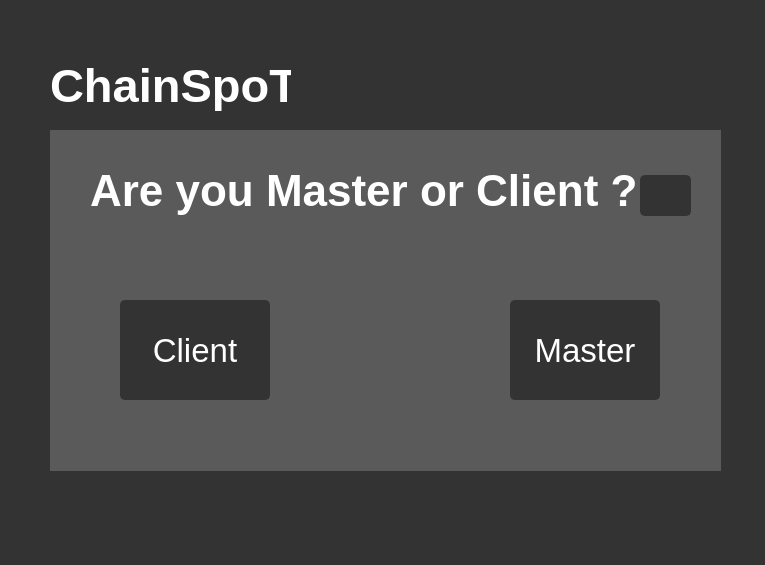
<?xml version="1.0" encoding="UTF-8"?>
<ui version="4.0">
 <class>Form</class>
 <widget class="QWidget" name="Form">
  <property name="geometry">
   <rect>
    <x>0</x>
    <y>0</y>
    <width>765</width>
    <height>565</height>
   </rect>
  </property>
  <property name="windowTitle">
   <string>Form</string>
  </property>
  <property name="styleSheet">
   <string notr="true">background-color: rgb(51,51,51);</string>
  </property>
  <widget class="QPushButton" name="bn_close">
   <property name="geometry">
    <rect>
     <x>710</x>
     <y>0</y>
     <width>55</width>
     <height>55</height>
    </rect>
   </property>
   <property name="maximumSize">
    <size>
     <width>55</width>
     <height>55</height>
    </size>
   </property>
   <property name="toolTip">
    <string>Close</string>
   </property>
   <property name="styleSheet">
    <string notr="true">QPushButton {
	border: none;
	background-color: rgba(0,0,0,0);
}
QPushButton:hover {
	background-color: rgb(0,143,150);
}
QPushButton:pressed {	
	background-color: rgba(0,0,0,0);
}</string>
   </property>
   <property name="text">
    <string/>
   </property>
   <property name="icon">
    <iconset>
     <normaloff>../Minimalistic-Flat-Modern-GUI-Template-master/icons/1x/closeAsset 43.png</normaloff>../Minimalistic-Flat-Modern-GUI-Template-master/icons/1x/closeAsset 43.png</iconset>
   </property>
   <property name="iconSize">
    <size>
     <width>22</width>
     <height>22</height>
    </size>
   </property>
   <property name="flat">
    <bool>true</bool>
   </property>
  </widget>
  <widget class="QPushButton" name="bn_min">
   <property name="geometry">
    <rect>
     <x>650</x>
     <y>0</y>
     <width>55</width>
     <height>55</height>
    </rect>
   </property>
   <property name="maximumSize">
    <size>
     <width>55</width>
     <height>55</height>
    </size>
   </property>
   <property name="toolTip">
    <string>Minimize</string>
   </property>
   <property name="styleSheet">
    <string notr="true">QPushButton {
	border: none;
	background-color: rgba(0,0,0,0);
}
QPushButton:hover {
	background-color: rgb(0,143,150);
}
QPushButton:pressed {	
	background-color: rgba(0,0,0,0);
}</string>
   </property>
   <property name="text">
    <string/>
   </property>
   <property name="icon">
    <iconset>
     <normaloff>../Minimalistic-Flat-Modern-GUI-Template-master/icons/1x/hideAsset 53.png</normaloff>../Minimalistic-Flat-Modern-GUI-Template-master/icons/1x/hideAsset 53.png</iconset>
   </property>
   <property name="iconSize">
    <size>
     <width>22</width>
     <height>22</height>
    </size>
   </property>
   <property name="flat">
    <bool>true</bool>
   </property>
  </widget>
  <widget class="QGroupBox" name="groupBox">
   <property name="geometry">
    <rect>
     <x>50</x>
     <y>130</y>
     <width>671</width>
     <height>341</height>
    </rect>
   </property>
   <property name="styleSheet">
    <string notr="true">background-color: rgb(91,90,90);
border:0px;</string>
   </property>
   <property name="title">
    <string/>
   </property>
   <widget class="QPushButton" name="pushButton_4">
    <property name="geometry">
     <rect>
      <x>460</x>
      <y>170</y>
      <width>150</width>
      <height>100</height>
     </rect>
    </property>
    <property name="font">
     <font>
      <pointsize>25</pointsize>
     </font>
    </property>
    <property name="styleSheet">
     <string notr="true">QPushButton {
	border: 2px solid rgb(51,51,51);
	border-radius: 5px;	
	color:rgb(255,255,255);
	background-color: rgb(51,51,51);
}
QPushButton:hover {
	border: 2px solid rgb(0,143,150);
	background-color: rgb(0,143,150);
}
QPushButton:pressed {	
	border: 2px solid rgb(0,143,150);
	background-color: rgb(51,51,51);
}

QPushButton:disabled {	
	border-radius: 5px;	
	border: 2px solid rgb(112,112,112);
	background-color: rgb(112,112,112);
}</string>
    </property>
    <property name="text">
     <string>Master</string>
    </property>
   </widget>
   <widget class="QPushButton" name="pushButton_5">
    <property name="geometry">
     <rect>
      <x>70</x>
      <y>170</y>
      <width>150</width>
      <height>100</height>
     </rect>
    </property>
    <property name="font">
     <font>
      <pointsize>25</pointsize>
     </font>
    </property>
    <property name="styleSheet">
     <string notr="true">QPushButton {
	border: 2px solid rgb(51,51,51);
	border-radius: 5px;	
	color:rgb(255,255,255);
	background-color: rgb(51,51,51);
}
QPushButton:hover {
	border: 2px solid rgb(0,143,150);
	background-color: rgb(0,143,150);
}
QPushButton:pressed {	
	border: 2px solid rgb(0,143,150);
	background-color: rgb(51,51,51);
}

QPushButton:disabled {	
	border-radius: 5px;	
	border: 2px solid rgb(112,112,112);
	background-color: rgb(112,112,112);
}</string>
    </property>
    <property name="text">
     <string>Client</string>
    </property>
   </widget>
   <widget class="QLabel" name="label_20">
    <property name="geometry">
     <rect>
      <x>40</x>
      <y>30</y>
      <width>581</width>
      <height>61</height>
     </rect>
    </property>
    <property name="minimumSize">
     <size>
      <width>100</width>
      <height>0</height>
     </size>
    </property>
    <property name="font">
     <font>
      <family>Segoe UI</family>
      <pointsize>33</pointsize>
      <weight>75</weight>
      <bold>true</bold>
     </font>
    </property>
    <property name="styleSheet">
     <string notr="true">color:rgb(255,255,255);</string>
    </property>
    <property name="text">
     <string>Are you Master or Client ?</string>
    </property>
   </widget>
   <widget class="QPushButton" name="pushButton_6">
    <property name="geometry">
     <rect>
      <x>590</x>
      <y>45</y>
      <width>51</width>
      <height>41</height>
     </rect>
    </property>
    <property name="font">
     <font>
      <pointsize>12</pointsize>
     </font>
    </property>
    <property name="styleSheet">
     <string notr="true">QPushButton {
	border: 2px solid rgb(51,51,51);
	border-radius: 5px;	
	color:rgb(255,255,255);
	background-color: rgb(51,51,51);
}
QPushButton:hover {
	border: 2px solid rgb(0,143,150);
	background-color: rgb(0,143,150);
}
QPushButton:pressed {	
	border: 2px solid rgb(0,143,150);
	background-color: rgb(51,51,51);
}

QPushButton:disabled {	
	border-radius: 5px;	
	border: 2px solid rgb(112,112,112);
	background-color: rgb(112,112,112);
}</string>
    </property>
    <property name="text">
     <string/>
    </property>
    <property name="icon">
     <iconset resource="Icons.qrc">
      <normaloff>:/Icons/information.png</normaloff>:/Icons/information.png</iconset>
    </property>
    <property name="iconSize">
     <size>
      <width>35</width>
      <height>35</height>
     </size>
    </property>
   </widget>
  </widget>
  <widget class="QLabel" name="lab_person">
   <property name="geometry">
    <rect>
     <x>580</x>
     <y>0</y>
     <width>55</width>
     <height>55</height>
    </rect>
   </property>
   <property name="maximumSize">
    <size>
     <width>55</width>
     <height>55</height>
    </size>
   </property>
   <property name="text">
    <string/>
   </property>
   <property name="pixmap">
    <pixmap>../Minimalistic-Flat-Modern-GUI-Template-master/icons/1x/peple.png</pixmap>
   </property>
   <property name="scaledContents">
    <bool>false</bool>
   </property>
   <property name="alignment">
    <set>Qt::AlignCenter</set>
   </property>
  </widget>
  <widget class="QLabel" name="label_21">
   <property name="geometry">
    <rect>
     <x>50</x>
     <y>60</y>
     <width>241</width>
     <height>51</height>
    </rect>
   </property>
   <property name="minimumSize">
    <size>
     <width>100</width>
     <height>0</height>
    </size>
   </property>
   <property name="font">
    <font>
     <family>Segoe UI</family>
     <pointsize>35</pointsize>
     <weight>75</weight>
     <bold>true</bold>
    </font>
   </property>
   <property name="styleSheet">
    <string notr="true">color:rgb(255,255,255);</string>
   </property>
   <property name="text">
    <string>ChainSpoT</string>
   </property>
  </widget>
  <widget class="QPushButton" name="bn_close_2">
   <property name="geometry">
    <rect>
     <x>706</x>
     <y>0</y>
     <width>55</width>
     <height>55</height>
    </rect>
   </property>
   <property name="maximumSize">
    <size>
     <width>55</width>
     <height>55</height>
    </size>
   </property>
   <property name="toolTip">
    <string>Close</string>
   </property>
   <property name="styleSheet">
    <string notr="true">QPushButton {
	border: none;
	background-color: rgba(0,0,0,0);
}
QPushButton:hover {
	background-color: rgb(0,143,150);
}
QPushButton:pressed {	
	background-color: rgba(0,0,0,0);
}</string>
   </property>
   <property name="text">
    <string/>
   </property>
   <property name="icon">
    <iconset resource="Icons.qrc">
     <normaloff>:/Icons/close.png</normaloff>:/Icons/close.png</iconset>
   </property>
   <property name="iconSize">
    <size>
     <width>22</width>
     <height>22</height>
    </size>
   </property>
   <property name="flat">
    <bool>true</bool>
   </property>
  </widget>
  <widget class="QPushButton" name="bn_min_2">
   <property name="geometry">
    <rect>
     <x>646</x>
     <y>0</y>
     <width>55</width>
     <height>55</height>
    </rect>
   </property>
   <property name="maximumSize">
    <size>
     <width>55</width>
     <height>55</height>
    </size>
   </property>
   <property name="toolTip">
    <string>Minimize</string>
   </property>
   <property name="styleSheet">
    <string notr="true">QPushButton {
	border: none;
	background-color: rgba(0,0,0,0);
}
QPushButton:hover {
	background-color: rgb(0,143,150);
}
QPushButton:pressed {	
	background-color: rgba(0,0,0,0);
}</string>
   </property>
   <property name="text">
    <string/>
   </property>
   <property name="icon">
    <iconset resource="Icons.qrc">
     <normaloff>:/Icons/min.png</normaloff>:/Icons/min.png</iconset>
   </property>
   <property name="iconSize">
    <size>
     <width>22</width>
     <height>22</height>
    </size>
   </property>
   <property name="flat">
    <bool>true</bool>
   </property>
  </widget>
  <widget class="QLabel" name="lab_person_2">
   <property name="geometry">
    <rect>
     <x>580</x>
     <y>0</y>
     <width>55</width>
     <height>55</height>
    </rect>
   </property>
   <property name="maximumSize">
    <size>
     <width>55</width>
     <height>55</height>
    </size>
   </property>
   <property name="text">
    <string/>
   </property>
   <property name="pixmap">
    <pixmap resource="Icons.qrc">:/Icons/people.png</pixmap>
   </property>
   <property name="scaledContents">
    <bool>false</bool>
   </property>
   <property name="alignment">
    <set>Qt::AlignCenter</set>
   </property>
  </widget>
 </widget>
 <resources>
  <include location="Icons.qrc"/>
 </resources>
 <connections/>
</ui>
